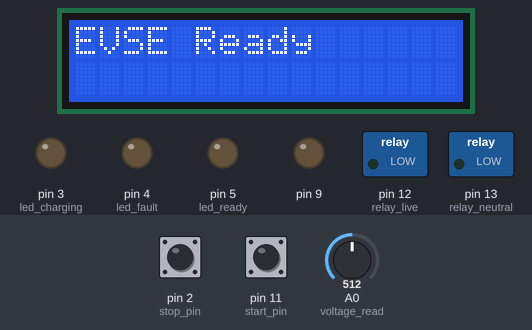
This sketch was run on a simulated Arduino Uno, built with avr-gcc and run on an emulated ATmega328P. On the bench: 16×2 character LCD, switched loads named in the sketch (green lamp = pin HIGH), output pins drawn as LEDs (lit = HIGH). The test bench sets the inputs (shaded band); at power-on: pin 11 (start_pin) HIGH, A0 (voltage_read) = 512, pin 2 (stop_pin) HIGH. What the sketch prints to the serial monitor is not drawn.

Above: at 1.9 s.
2.0 s: pin 11 (start_pin) pulled LOW for 1 s
At 4.4 s:
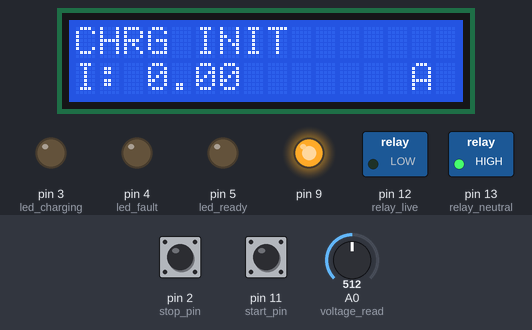
4.7 s: A0 (voltage_read) set to 286
7.7 s: A0 (voltage_read) set to 258
At 8.2 s:
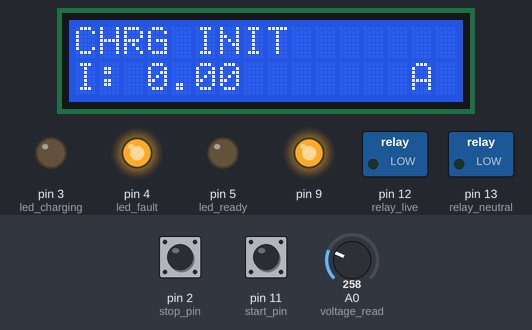
9.3 s: pin 2 (stop_pin) pulled LOW for 0.15 s
At 9.8 s:
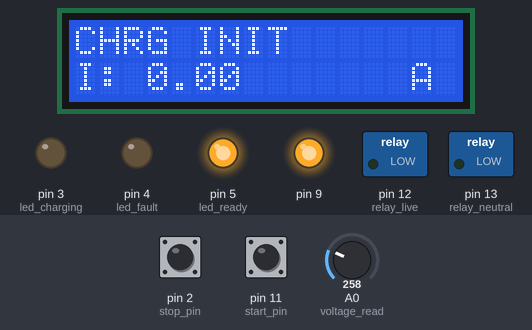
11.0 s: pin 11 (start_pin) pulled LOW for 0.15 s
At 11.5 s:
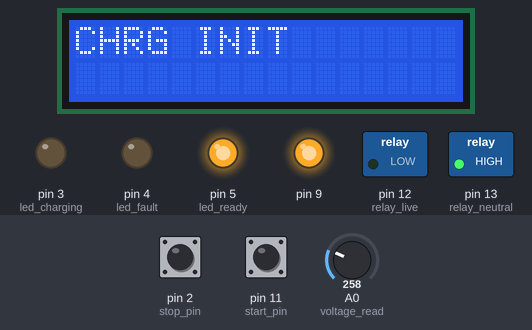
13.1 s: pin 11 (start_pin) pulled LOW for 0.15 s
At 13.6 s:
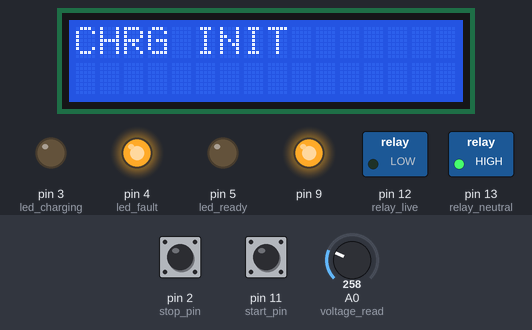
Timing chart, 0 to 16.1 s (numbered marks = the images above; inputs shaded):
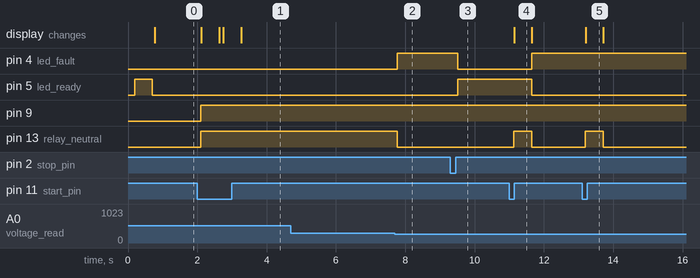

Measured:
- the behaviour switches between 272 and 271 on A0 (voltage_read) (found by bisection; images 1 and 2)
- after the input at 2.0 s, pin 9, pin 13 (relay_neutral): LOW → HIGH after 0.10 s; the display: first changes after 0.12 s (image 1 shows a later state)
- after the input at 4.7 s, every drawn part: stays the same
- after the input at 7.7 s, pin 4 (led_fault): LOW → HIGH after 0.08 s; pin 13 (relay_neutral): HIGH → LOW after 0.08 s
- after the input at 9.3 s, pin 4 (led_fault): HIGH → LOW after 0.21 s; pin 5 (led_ready): LOW → HIGH after 0.21 s
- after the input at 11.0 s, pin 4 (led_fault): LOW → HIGH after 0.65 s; pin 5 (led_ready): HIGH → LOW after 0.65 s; pin 13 (relay_neutral): LOW → HIGH after 0.13 s, → LOW 0.52 s later; the display: changes after 0.14 s (image 4)
- after the input at 13.1 s, pin 13 (relay_neutral): LOW → HIGH after 0.09 s, → LOW 0.52 s later; the display: changes after 0.10 s (image 5)

The sketch:

EVSE_Rev1.ino
```cpp
#include <Wire.h>
#include <LiquidCrystal_I2C.h>
#include <avr/wdt.h>
#include <avr/boot.h>
#include <EEPROM.h>
#include <PWM.h>
#include "EmonLib.h"                   // Include Emon Library
EnergyMonitor emon1;
LiquidCrystal_I2C lcd(0x27, 16, 2);
int voltflag = 0;
//voltflag = 1; //12V
//voltflag = 2; //9V
//voltflag = 3; //6V
//voltflag = 4; //3V

uint8_t final_chg_flag = 0;
uint8_t count = 0;
#define start_pin 11
#define stop_pin 2            //interupt
bool start_flag = false; // MAKE IT FALSE FOR real DEVELOPMENT
#define led_ready 5
#define led_charging 3
#define led_fault 4

#define pwm_1k 9
int32_t frequency = 1000;//hz
#define duty_cycle 63.75  //   (10% 25.5)||(16% 40.8)||(25% 63.75)||(30% 76.5)||(40% 102)||(50% 127.5)||(100% 255) ,if above 800us or 80% duty cycle rule changes
#define voltage_read A0
#define relay_live 12
#define relay_neutral 13
#define current_ip_pin A1
byte cMCUSR;

void setup() {
  // put your setup code here, to run once:
  cMCUSR = MCUSR;
  MCUSR = 0;
  wdt_disable();
  Serial.begin(9600);
  _delay_ms(200);
  if (cMCUSR & (1 << PORF ))
    Serial.println(F("POR"));
  if (cMCUSR & (1 << EXTRF))
    Serial.println(F("EXTR"));
  if (cMCUSR & (1 << BORF ))
    Serial.println(F("BOR"));
  if (cMCUSR & (1 << WDRF ))
  {
    Serial.println(F("WDR"));
  }
  pinMode(relay_live, OUTPUT);
  digitalWrite(relay_live, LOW);
  pinMode(relay_neutral, OUTPUT);
  digitalWrite(relay_neutral, LOW);
  pinMode(led_ready, OUTPUT);
  digitalWrite(led_ready, HIGH);
  pinMode(led_charging, OUTPUT);
  digitalWrite(led_ready, HIGH);
  pinMode(led_fault, OUTPUT);
  digitalWrite(led_ready, HIGH);
  pinMode(stop_pin, INPUT_PULLUP);
  pinMode(start_pin, INPUT_PULLUP);

  attachInterrupt(digitalPinToInterrupt(stop_pin), stop_now, CHANGE);
  _delay_ms(500);
  digitalWrite(led_ready, LOW);
  digitalWrite(led_charging, LOW);
  digitalWrite(led_fault, LOW);
  Serial.println("EVSE Initialized Rev 1.1");
  InitTimersSafe();
  SetPinFrequencySafe( pwm_1k , 1000);
  emon1.current(0, 60.1);
  Wire.begin();
  Wire.beginTransmission(0x27);
  int   err = Wire.endTransmission();
  Serial.println(err);
  if (err == 0)
  {
    Serial.println("gg");
    lcd.init();
    lcd.backlight();
    lcd.clear();
    lcd.setCursor(0, 0);
    lcd.print("EVSE Ready");
    //rtcf = 1;
  }
  else
  {
    Serial.println(F("LCDfault "));
    //rtcf = 1;
  }


}

void loop() {
  // put your main code here, to run repeatedly:
  if (digitalRead(stop_pin) == LOW)
  {
    Serial.println("In charge stop seq");
    _delay_ms(50);
    if (digitalRead(stop_pin) == LOW && voltflag == 1)
    {
      Serial.println("Charging Stopped");
      lcd.clear();
      lcd.setCursor(0, 0);
      lcd.print("Charging Stopped");
      stop_now();
      digitalWrite(13, LOW);
    }
  }
  Serial.print("Voltflag: ");
  Serial.println(voltflag);

  if (digitalRead(start_pin) == LOW)
  {
    Serial.println("In charge start seq");
    _delay_ms(50);
    if (digitalRead(start_pin) == LOW && (voltflag == 0))
    {
      lcd.clear();
      lcd.setCursor(0, 0);
      lcd.print("Charging Init");
      //chrgInit();
      digitalWrite(13, HIGH);
      start_flag = true;
      final_chg_flag = 0;
      voltflag = 0;
      pwmWrite(pwm_1k, 255);
      lcd.clear();
      lcd.setCursor(0, 0);
      lcd.print("CHRG INIT");
      delay(500);
      Serial.println("Charging Init");
    }
  }
  if (start_flag == true)
  {
    double Irms = 0;
    //    double Irms = emon1.calcIrms(1480);
    if (Irms > 18)
    {
      Serial.println("OverCurrent!!!!!!");
      close_all();
    }
    lcd.setCursor(0, 1);
    lcd.print("I: ");
    lcd.setCursor(3, 1);
    lcd.print(Irms);
    lcd.setCursor(14, 1);
    lcd.print("A");

    int voltage = analogRead(voltage_read);
    Serial.print("AnalogRead: ");
    Serial.println(voltage);

    // double Irms = emon1.calcIrms(1480);  // Calculate Irms only
    if ((740 < voltage) && (voltage < 900)) //12v
    {
      check_errors();
      digitalWrite(relay_live, LOW);
      digitalWrite(relay_neutral, LOW);
      Serial.println("on standby i.e no car connected ");
      lcd.clear();
      lcd.setCursor(0, 0);
      lcd.print("No car connected");
      voltflag = 1;
    }
    else if ((545 < voltage) && (voltage < 681))//9v
    {
      check_errors();
      if (voltflag == 1)
      {
        digitalWrite(relay_live, LOW);
        digitalWrite(relay_neutral, LOW);
        Serial.println("vehicle detected ..sending 1khz signal ");
        Serial.println(voltage);
        lcd.clear();
        lcd.setCursor(0, 0);
        lcd.print("vehicle detected .");
        pwmWrite(pwm_1k, duty_cycle);//same as analog write,starts the square wave.
        digitalWrite(led_ready, HIGH);
        digitalWrite(led_fault, LOW);
        digitalWrite(led_charging, LOW);
        delay(2000);
        voltflag = 2;
      }
      //      else
      //      {
      //        stop_now();
      //      }
    }
    else if ((341 < voltage) && (voltage < 476))//6v
    {
      Serial.println("6V Loop");
      if (voltflag == 2 && final_chg_flag == 0)
      {
        delay(500);
        Serial.print("69");
        //start charging
        Serial.println("CHARGING STARTED");
        digitalWrite(relay_live, HIGH);
        digitalWrite(relay_neutral, HIGH);
        digitalWrite(led_charging, HIGH);
        digitalWrite(led_ready, HIGH);
        digitalWrite(led_fault, LOW);
        voltflag = 3;
        final_chg_flag = 1;
        lcd.clear();
        lcd.setCursor(0, 0);
        lcd.print("CHARGING STARTED");
        delay(1000);
      }
    }
    else if ((136 < voltage) && (voltage < 272))//3v
    {
      Serial.println("High Temp!");
      close_all();
    }
    else
    {
      Serial.println("No if conditions");
    }
  }
  if (final_chg_flag == 1)
  {
    Serial.println("Vehicle is in charging mode now!!!!!");
  }
  else
  {
    Serial.println("Vehicle is not in charging mode");
  }

}

void stop_now()
{
  Serial.println("Stop now");
  //havent consider the arcs;we can send stop pwm first and then shut relay
  //  pwmWrite(pwm_1k, 0);
  _delay_ms(200);
  digitalWrite(relay_live, LOW);
  digitalWrite(relay_neutral, LOW);
  digitalWrite(led_charging, LOW);
  digitalWrite(led_ready, HIGH);
  digitalWrite(led_fault, LOW);
}
String read_String(int addrr)
{
  int i = 0;
  char datas[20];
  int len = 0;
  unsigned char k;
  k = EEPROM.read(addrr);
  while (i < 8)
  {
    k = EEPROM.read(addrr + len);
    datas[len] = k;
    Serial.print("IN read_String loop: \t");
    Serial.println(datas[len]);
    len++;
    i++;
    delay(50);
  }
  datas[len] = '\0';
  Serial.println(len);

  return String(datas);
}

void writeString(int addrw, String data)
{
  Serial.println("Entering writeString");
  int _size = data.length();
  if (_size > 9)
  {
    Serial.println("Invalid Dev_id entry");
  }
  else
  {
    int i;
    for (i = 0; i < _size; i++)
    {
      EEPROM.write(addrw + i, data[i]);
      delay(10);
    }
    EEPROM.write(addrw + _size, '\0');
    delay(20);
    //EEPROM.commit();
  }
  Serial.println("Exiting writeString");
}

void check_errors()
{
  if (voltflag == 3 && final_chg_flag == 1)
  {
    Serial.println("Wrong loop: Exiting!!!!");
    lcd.clear();
    lcd.setCursor(0, 0);
    lcd.print("EXITING");
    delay(1000);
    lcd.clear();
    lcd.setCursor(0, 0);
    lcd.print("EVSE Ready");
    digitalWrite(led_charging, LOW);
    digitalWrite(led_ready, HIGH);
    digitalWrite(led_fault, LOW);

    final_chg_flag = 0;
    voltflag = 0;
    start_flag = 0;
    pwmWrite(pwm_1k, 0);
  }
}
void close_all()
{
  digitalWrite(relay_live, LOW);
  digitalWrite(relay_neutral, LOW);
  digitalWrite(led_charging, LOW);
  digitalWrite(led_ready, LOW);
  digitalWrite(led_fault, HIGH);
  final_chg_flag = 0;
  voltflag = 0;
  start_flag = 0;
}
```
